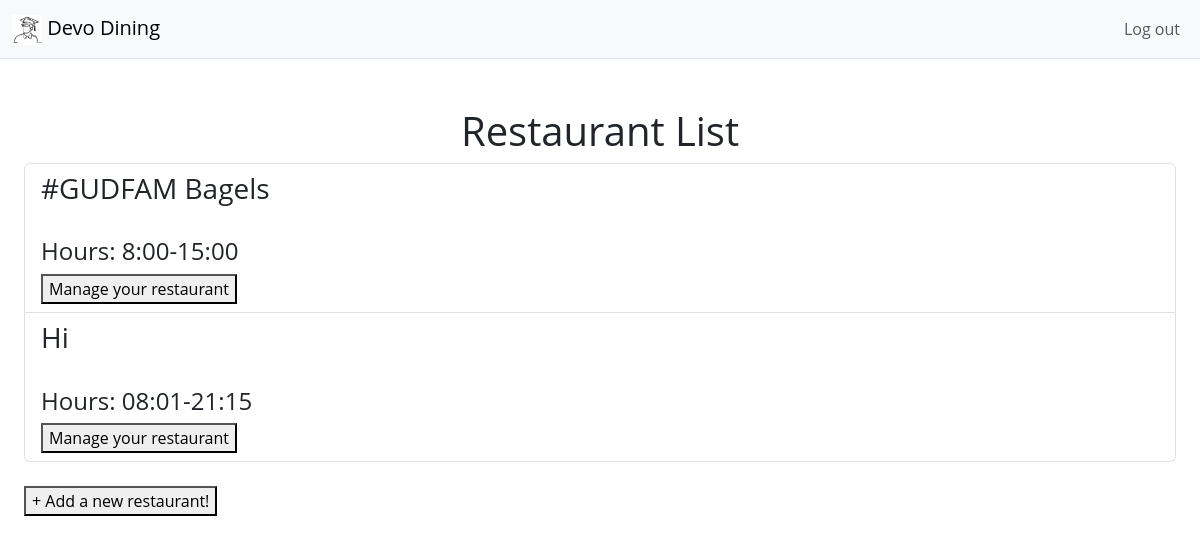
The app's page /restaurants (signed in), older data.
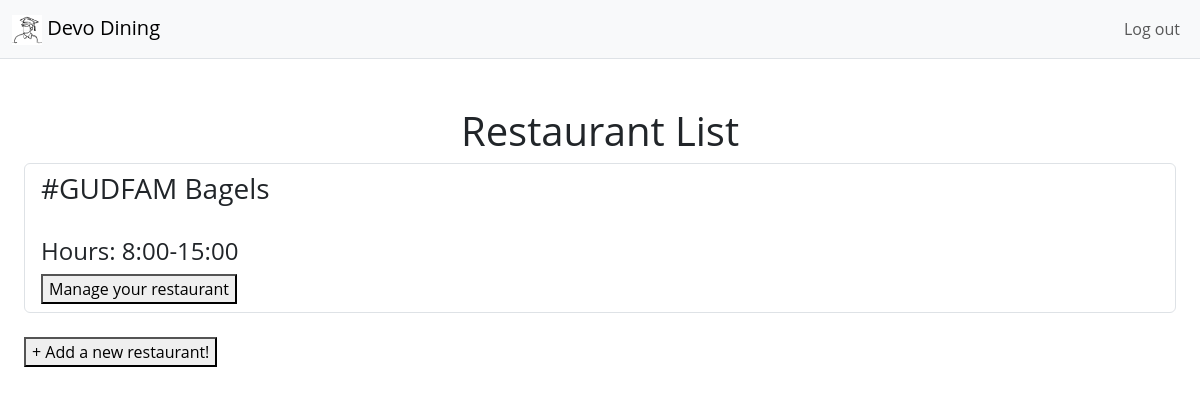
The same page, newer data.
### tables this page shows
CREATE TABLE RestaurantData (
                    name TEXT UNIQUE NOT NULL,
                    openTime TEXT NOT NULL,
                    closeTime TEXT NOT NULL,
                    timeBetweenReserves INTEGER NOT NULL,
                    owner TEXT NOT NULL);

### __init__.py (the view)
@app.route('/restaurants', methods=['GET', 'POST'])
def restaurants():
    if session.get("email") == None:
        return redirect("/")
    mode = session['accountType']
    name = session["email"]
    if mode == "customer":
        print("customer")
        li = db.getRestaurants()
    elif mode == "owner":
        print("owner")
        li = db.getRestaurantsOwner(name)
    else:
        return redirect("/logout")
    return render_template("restaurants.html", mode = mode, name = name, li = li)

### db.py (called while the page is built)
def getRestaurantsOwner(owner):
    print("Getting all restaurants")
    db = sqlite3.connect(DATABASE_NAME)
    c = db.cursor()
    c.execute("SELECT name, openTime, closeTime, timeBetweenReserves, owner FROM RestaurantData WHERE owner = ?", (owner,))
    return c.fetchall()

### templates/restaurants.html (shortened to what this page needs)
<!DOCTYPE html><html>
	<head>
		<link href="https://cdn.jsdelivr.net/npm/bootstrap@5.3.3/dist/css/bootstrap.min.css" rel="stylesheet">
		<link rel="stylesheet" href="styles.css">
	</head>
	<body>
		<nav class="navbar navbar-expand-lg bg-body-tertiary border-bottom">
			<div class="container-fluid">
			 	<a class="navbar-brand" href="/">
					<img src="/static/flag.jpg" alt="Bootstrap" width="30" height="30">
					Devo Dining
				</a>
				<div class="mrt ml-auto">
					<ul class="navbar-nav">
						<a class="nav-link" href="/logout">Log out</a>
					</ul>
			  	</div>
			</div>
		</nav>
		<div class="m-4">
			<center><br><h1>Restaurant List</h1></center>
		{% if mode == "owner" %}
			<ul class="list-group">
				{% for rest in li %}
				<li class="list-group-item">
					<h3> {{ rest[0] }} </h3>
				<br>
				<h4> Hours: {{ rest[1] }}-{{ rest[2] }} </h4>
				{% if rest[4] == name %}
				<form action=/manage method="POST">
					<button name="restaurant" value= "{{ rest[0] }}" type="submit">Manage your restaurant</button>
				</form>
				{% else %}
				<form action=/reserve method="POST">
					<button name="restaurant" value= "{{ rest[0] }}" type="submit">Make a reservation!</button>
				</form>
				{% endif %}
				</li>
				{% endfor %}
			</ul>
			<br>
			<form action="/create" method="POST">
				<button >+ Add a new restaurant!</button>
			</form>
		{% endif %}
		</div>
	</body>
</html>

### static/styles.css (style rules this page uses)
body { font-family: "Open Sans"; }

Row changes from the older to the newer data that the page shows:
removed RestaurantData: name "Hi", openTime "08:01", closeTime "21:15"
